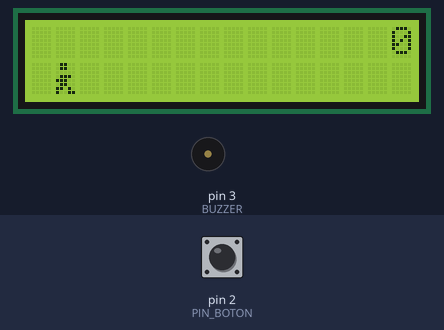
A sketch run on a simulated Arduino Uno, built with avr-gcc and run on an emulated ATmega328P. On the bench: 16×2 character LCD, buzzer (waves = sounding). The inputs (shaded band) are chosen by the test bench; at power-on: pin 2 (PIN_BOTON) HIGH. Random numbers use the default seed unless the sketch sets one.

Above: at 1.2 s.
1.3 s: pin 2 (PIN_BOTON) pulled LOW for 0.15 s
At 1.51 s:
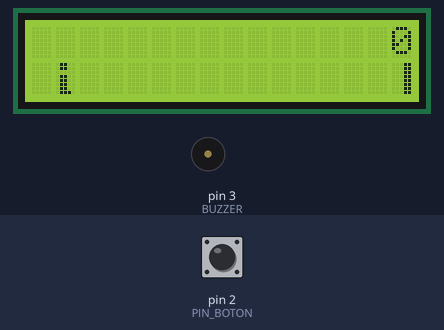
2.0 s: pin 2 (PIN_BOTON) pulled LOW for 1 s
At 2.24 s:
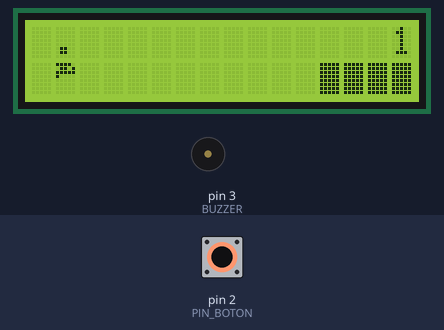
3.6 s: pin 2 (PIN_BOTON) pulled LOW for 0.15 s
At 3.81 s:
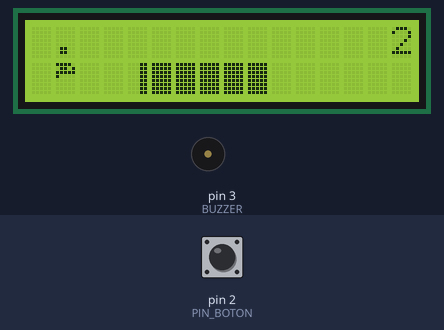
4.3 s: pin 2 (PIN_BOTON) pulsed LOW 2 times (0.12 s each, 0.3 s apart)
At 5.12 s:
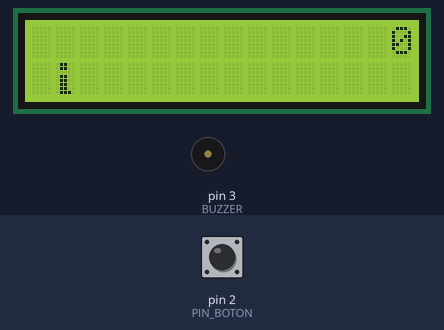
6.4 s: pin 2 (PIN_BOTON) pulled LOW for 3.2 s
At 6.59 s:
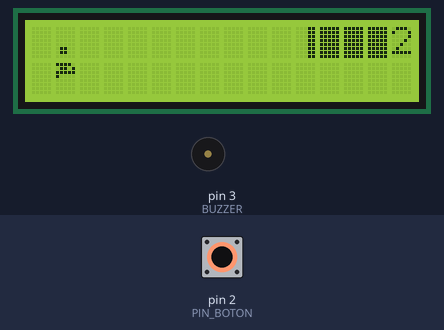
10.2 s: pin 2 (PIN_BOTON) pulled LOW for 0.15 s
At 10.36 s:
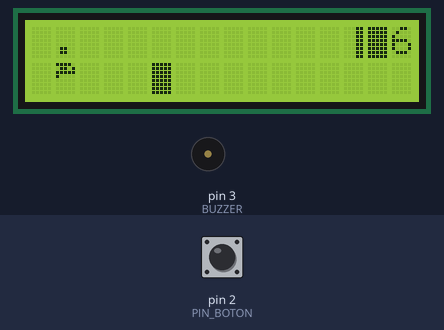
Timing chart, 0 to 13.2 s (numbered marks = the images above; inputs shaded):
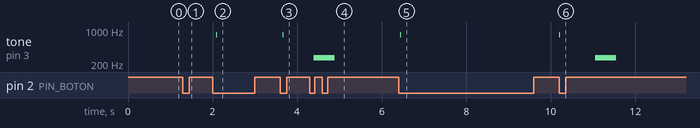

Measured:
- after the input at 2.0 s, tone on pin 3 (BUZZER): silent → 800 Hz after 0.09 s, → silent 0.01 s later
- after the input at 3.6 s, tone on pin 3 (BUZZER): silent → 800 Hz after 0.06 s, → silent 0.01 s later
- after the input at 6.4 s, tone on pin 3 (BUZZER): silent → 800 Hz at once, → silent 0.01 s later

The sketch:

Juego_Corredor_Infinito.ino
```cpp
// Link a mi canal de Youtube: https://www.youtube.com/channel/UCNMHoARQqaHZdmZcxNF6XKw

#include <LiquidCrystal.h>

#define PIN_BOTON 2

#define CORRER_1 1
#define CORRER_2 2
#define SALTAR 3
#define SALTO_ARRIBA '.'
#define SALTO_ABAJO 4
#define BLOQUE_VACIO ' '
#define BLOQUE_SOLIDO 5
#define DERECHA_BLOQUE_SOLIDO 6
#define IZQUIERDA_BLOQUE_SOLIDO 7
#define JUGADOR_POSICION_HORIZONTAL 1
#define ANCHO_BLOQUE 16
#define BLOQUE_C_VACIO 0
#define BLOQUE_INFERIOR 1
#define BLOQUE_SUPERIOR 2
#define JUGADOR_EN_ESPERA 0
#define POSICION_JUGADOR_ABAJO_1 1
#define POSICION_JUGADOR_ABAJO_2 2
#define POSICION_SALTO_1 3
#define POSICION_SALTO_2 4
#define POSICION_SALTO_3 5
#define POSICION_SALTO_4 6
#define POSICION_SALTO_5 7
#define POSICION_SALTO_6 8
#define POSICION_SALTO_7 9
#define POSICION_SALTO_8 10
#define POSICION_JUGADOR_ARRIBA_1 11
#define POSICION_JUGADOR_ARRIBA_2 12

LiquidCrystal lcd(5, 7, 10, 11, 12, 13);

char bloqueSuperior[ANCHO_BLOQUE + 1];
char bloqueInferior[ANCHO_BLOQUE + 1];
volatile boolean botonPulsado = false;

int BUZZER = 3;

void iniciarGraficos() {
    byte graficos[] = {
        B01100,
        B01100,
        B00000,
        B01110,
        B11100,
        B01100,
        B11010,
        B10011,

        B01100,
        B01100,
        B00000,
        B01100,
        B01100,
        B01100,
        B01100,
        B01110,

        B01100,
        B01100,
        B00000,
        B11110,
        B01101,
        B11111,
        B10000,
        B00000,

        B11110,
        B01101,
        B11111,
        B10000,
        B00000,
        B00000,
        B00000,
        B00000,

        B11111,
        B11111,
        B11111,
        B11111,
        B11111,
        B11111,
        B11111,
        B11111,

        B00011,
        B00011,
        B00011,
        B00011,
        B00011,
        B00011,
        B00011,
        B00011,

        B11000,
        B11000,
        B11000,
        B11000,
        B11000,
        B11000,
        B11000,
        B11000,
    };

    int i;

    for (i = 0; i < 7; ++i) {
        lcd.createChar(i + 1, &graficos[i * 8]);
    }

    for (i = 0; i < ANCHO_BLOQUE; ++i) {
        bloqueSuperior[i] = BLOQUE_VACIO;
        bloqueInferior[i] = BLOQUE_VACIO;
    }
}

void avanceBloque(char* bloque, byte nuevoBloque) {
    for (int i = 0; i < ANCHO_BLOQUE; ++i) {
        char actual = bloque[i];
        char next = (i == ANCHO_BLOQUE-1) ? nuevoBloque : bloque[i+1];

        switch (actual) {
            case BLOQUE_VACIO:
                bloque[i] = (next == BLOQUE_SOLIDO) ? DERECHA_BLOQUE_SOLIDO : BLOQUE_VACIO;
            break;

            case BLOQUE_SOLIDO:
                bloque[i] = (next == BLOQUE_VACIO) ? IZQUIERDA_BLOQUE_SOLIDO : BLOQUE_SOLIDO;
            break;

            case DERECHA_BLOQUE_SOLIDO:
                bloque[i] = BLOQUE_SOLIDO;
            break;

            case IZQUIERDA_BLOQUE_SOLIDO:
                bloque[i] = BLOQUE_VACIO;
            break;
        }
    }
}

boolean dibujarJugador(byte posicion, char* bloqueSuperior, char* bloqueInferior, unsigned int puntaje) {
    boolean chocar = false;
    char arribaSeguro = bloqueSuperior[JUGADOR_POSICION_HORIZONTAL];
    char abajoSeguro = bloqueInferior[JUGADOR_POSICION_HORIZONTAL];
    byte arriba, abajo;

    switch (posicion) {
        case JUGADOR_EN_ESPERA:
            arriba = abajo = BLOQUE_VACIO;
        break;

        case POSICION_JUGADOR_ABAJO_1:
            arriba = BLOQUE_VACIO;
            abajo = CORRER_1;
        break;

        case POSICION_JUGADOR_ABAJO_2:
            arriba = BLOQUE_VACIO;
            abajo = CORRER_2;
        break;

        case POSICION_SALTO_1:

        case POSICION_SALTO_8:
            arriba = BLOQUE_VACIO;
            abajo = SALTAR;
        break;

        case POSICION_SALTO_2:

        case POSICION_SALTO_7:
            arriba = SALTO_ARRIBA;
            abajo = SALTO_ABAJO;
        break;

        case POSICION_SALTO_3:

        case POSICION_SALTO_4:

        case POSICION_SALTO_5:

        case POSICION_SALTO_6:
            arriba = SALTAR;
            abajo = BLOQUE_VACIO;
        break;

        case POSICION_JUGADOR_ARRIBA_1:
            arriba = CORRER_1;
            abajo = BLOQUE_VACIO;
        break;

        case POSICION_JUGADOR_ARRIBA_2:
            arriba = CORRER_2;
            abajo = BLOQUE_VACIO;
        break;
    }

    if (arriba != ' ') {
        bloqueSuperior[JUGADOR_POSICION_HORIZONTAL] = arriba;
        chocar = (arribaSeguro == BLOQUE_VACIO) ? false : true;

    }

    if (abajo != ' ') {
        bloqueInferior[JUGADOR_POSICION_HORIZONTAL] = abajo;
        chocar |= (abajoSeguro == BLOQUE_VACIO) ? false : true;

    }

    byte digitos = (puntaje > 9999) ? 5 : (puntaje > 999) ? 4 : (puntaje > 99) ? 3 : (puntaje > 9) ? 2 : 1;

    bloqueSuperior[ANCHO_BLOQUE] = '\0';
    bloqueInferior[ANCHO_BLOQUE] = '\0';
    char temp = bloqueSuperior[16-digitos];
    bloqueSuperior[16-digitos] = '\0';
    lcd.setCursor(0,0);
    lcd.print(bloqueSuperior);
    bloqueSuperior[16-digitos] = temp;
    lcd.setCursor(0,1);
    lcd.print(bloqueInferior);

    lcd.setCursor(16 - digitos,0);
    lcd.print(puntaje);

    bloqueSuperior[JUGADOR_POSICION_HORIZONTAL] = arribaSeguro;
    bloqueInferior[JUGADOR_POSICION_HORIZONTAL] = abajoSeguro;
    return chocar;

}

void buttonPush() {
    botonPulsado = true;
}

void setup() {
    pinMode(PIN_BOTON, INPUT_PULLUP);

    attachInterrupt(0, buttonPush, FALLING);

    iniciarGraficos();

    lcd.begin(16, 2);

    pinMode(BUZZER, OUTPUT);
}

void loop(){
    static byte posicionJugador = POSICION_JUGADOR_ABAJO_1;
    static byte nuevaTipoBloque = BLOQUE_C_VACIO;
    static byte nuevaDuracionBloque = 1;
    static boolean playing = false;
    static boolean blink = false;
    static unsigned int distancia = 0;

    if (!playing) {
        dibujarJugador((blink) ? JUGADOR_EN_ESPERA : posicionJugador, bloqueSuperior, bloqueInferior, distancia >> 3);

        if (blink) {
        lcd.setCursor(0,0);
        lcd.print("Pulse Iniciar");
        }

        delay(250);
        blink = !blink;

        if (botonPulsado) {
            iniciarGraficos();
            posicionJugador = POSICION_JUGADOR_ABAJO_1;
            playing = true;
            botonPulsado = false;
            distancia = 0;
        }

        return;
    }

    avanceBloque(bloqueInferior, nuevaTipoBloque == BLOQUE_INFERIOR ? BLOQUE_SOLIDO : BLOQUE_VACIO);
    avanceBloque(bloqueSuperior, nuevaTipoBloque == BLOQUE_SUPERIOR ? BLOQUE_SOLIDO : BLOQUE_VACIO);

    if (--nuevaDuracionBloque == 0) {
        if (nuevaTipoBloque == BLOQUE_C_VACIO) {
            nuevaTipoBloque = (random(3) == 0) ? BLOQUE_SUPERIOR : BLOQUE_INFERIOR;
            nuevaDuracionBloque = 2 + random(10);
        } else {
            nuevaTipoBloque = BLOQUE_C_VACIO;
            nuevaDuracionBloque = 10 + random(10);
        }
    }

    if (botonPulsado) {
        tone(BUZZER, 800, 12);
        if (posicionJugador <= POSICION_JUGADOR_ABAJO_2)
            posicionJugador = POSICION_SALTO_1;

        botonPulsado = false;
    }

    if (dibujarJugador(posicionJugador, bloqueSuperior, bloqueInferior, distancia >> 3)) {
        playing = false;
        tone(BUZZER, 270, 500);
    } else {
        if (posicionJugador == POSICION_JUGADOR_ABAJO_2 || posicionJugador == POSICION_SALTO_8) {
            posicionJugador = POSICION_JUGADOR_ABAJO_1;
        } else if ((posicionJugador >= POSICION_SALTO_3 && posicionJugador <= POSICION_SALTO_5) && bloqueInferior[JUGADOR_POSICION_HORIZONTAL] != BLOQUE_VACIO) {
            posicionJugador = POSICION_JUGADOR_ARRIBA_1;
        } else if (posicionJugador >= POSICION_JUGADOR_ARRIBA_1 && bloqueInferior[JUGADOR_POSICION_HORIZONTAL] == BLOQUE_VACIO) {
            posicionJugador = POSICION_SALTO_5;
        } else if (posicionJugador == POSICION_JUGADOR_ARRIBA_2) {
            posicionJugador = POSICION_JUGADOR_ARRIBA_1;
        } else {
            ++posicionJugador;
        }

        ++distancia;
    }

    delay(100);
}
```
